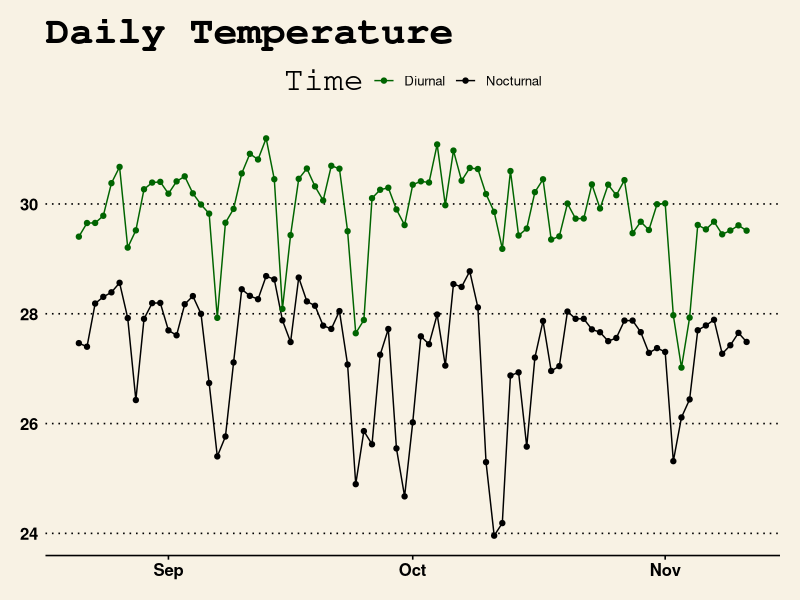
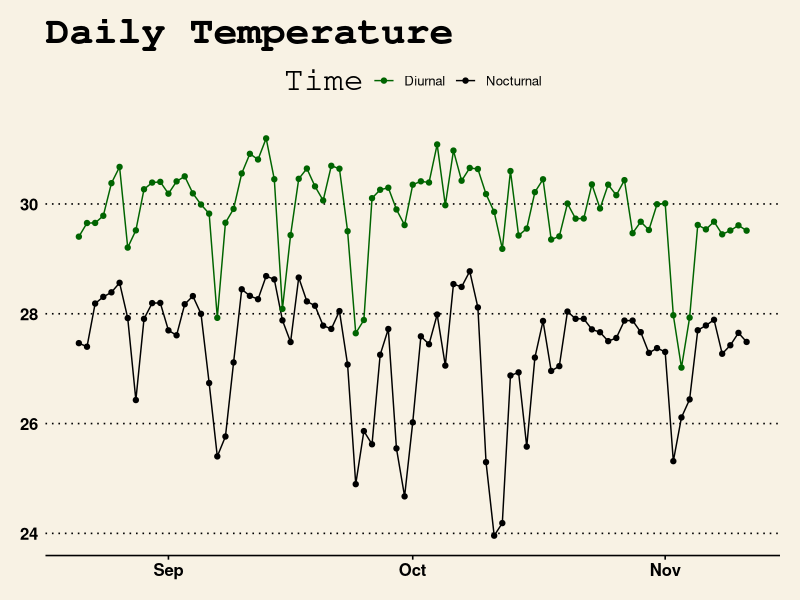

Write R code to recreate these figures, in order.
### Day, Night temperature Line graph
install.packages("ggthemes")
# Insert climate data(minute)
setwd("/Users/supermonk00/desktop")
clmdato = read.csv("climatedata.csv")
clmdat = clmdato[-1,]                   #omit unit information

# Choose isolation <10e-4 as night data >10e-4 as day data
nclmdat = clmdat[which(as.numeric(as.character(clmdat$Insolation.MJ.))<=10e-4),]
dclmdat = clmdat[which(as.numeric(as.character(clmdat$Insolation.MJ.))>=10e-4),]

## Calculate the daily night temperature 
# mean calculate function
nmeanc = function(day){
  ndate = nclmdat[grep(day,nclmdat$TimesSeries),]                #grab the specific date
  nmean=  mean(as.numeric(as.character(ndate$Air.temperature)))  #calculate the mean
  ddate = dclmdat[grep(day,dclmdat$TimesSeries),]  
  dmean=  mean(as.numeric(as.character(ddate$Air.temperature)))
  return(c(nmean,dmean))
}

# layout the time period
dato = seq(as.Date("2019/8/21"), 
        as.Date("2019/11/11"),"day") #from start day to end day
day = format(dato, format = "%Y/%m/%d") #change form to fit excel data

#make a matrix for all array for apply
treatday = matrix(as.character(day),nrow  = 1)

#calculate the daily mean
mdaily = apply(treatday, 2, nmeanc)
avetemp = as.data.frame(t(mdaily)) #t(): from 2 row to 2 column
colnames(avetemp) = c("Day","Night")

#data transfer
dat = data.frame(
  Date = as.Date(rep(day,2)),
  Time   = factor(c(rep("Nocturnal",length(avetemp$Night)),
                     rep("Diurnal",length(avetemp$Day)))),
  Temperature = c(avetemp$Day, avetemp$Night))

##line graph 
library(ggplot2)
p = ggplot(data=dat, aes(x=Date, y=Temperature)) +
    geom_line(aes(color=Time))+
    geom_point(aes(color=Time))+
  scale_color_manual(values=c("#006400", "black"))   #change the line color(darkgreen & black)


require(ggthemes)
p + ylab("Temperature(Celsius)")+                    #y-axis text
    ggtitle("Daily Temperature")+                    #Title text
    theme_wsj()                                      #Fancy theme

ggsave(filename = "Daily Temperature",               #save file
       dpi=300, device = "pdf") 








